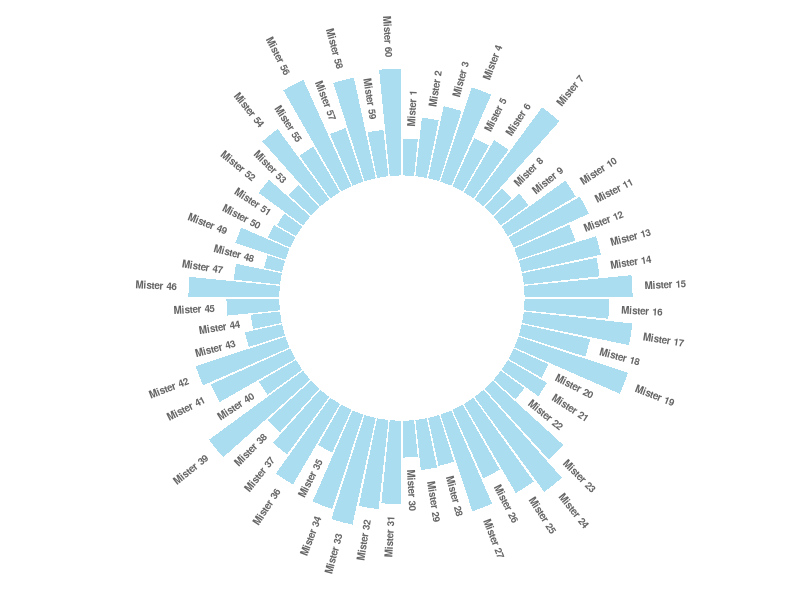

This figure's R source:
# Libraries
library(tidyverse)

# Create dataset
data <- data.frame(
  id=seq(1,60),
  individual=paste( "Mister ", seq(1,60), sep=""),
  value=sample( seq(10,100), 60, replace=T))

# ----- This section prepare a dataframe for labels ---- #
# Get the name and the y position of each label
label_data <- data

# calculate the ANGLE of the labels
number_of_bar <- nrow(label_data)
angle <-  90 - 360 * (label_data$id-0.5) /number_of_bar     # I substract 0.5 because the letter must have the angle of the center of the bars. Not extreme right(1) or extreme left (0)

# calculate the alignment of labels: right or left
# If I am on the left part of the plot, my labels have currently an angle < -90
label_data$hjust<-ifelse( angle < -90, 1, 0)

# flip angle BY to make them readable
label_data$angle<-ifelse(angle < -90, angle+180, angle)
# ----- ------------------------------------------- ---- #


# Start the plot
p <- ggplot(data, aes(x=as.factor(id), y=value)) +       # Note that id is a factor. If x is numeric, there is some space between the first bar
  
  # This add the bars with a blue color
  geom_bar(stat="identity", fill=alpha("skyblue", 0.7)) +
  
  # Limits of the plot = very important. The negative value controls the size of the inner circle, the positive one is useful to add size over each bar
  ylim(-100,120) +
  
  # Custom the theme: no axis title and no cartesian grid
  theme_minimal() +
  theme(
    axis.text = element_blank(),
    axis.title = element_blank(),
    panel.grid = element_blank(),
    plot.margin = unit(rep(-1,4), "cm")) +  # Adjust the margin to make in sort labels are not truncated!

  # This makes the coordinate polar instead of cartesian.
  coord_polar(start = 0) +
  
  # Add the labels, using the label_data dataframe that we have created before
  geom_text(data=label_data, aes(x=id, y=value+10, label=individual, hjust=hjust), 
            color="black", fontface="bold",alpha=0.6, size=2.5, 
            angle= label_data$angle, inherit.aes = FALSE)
